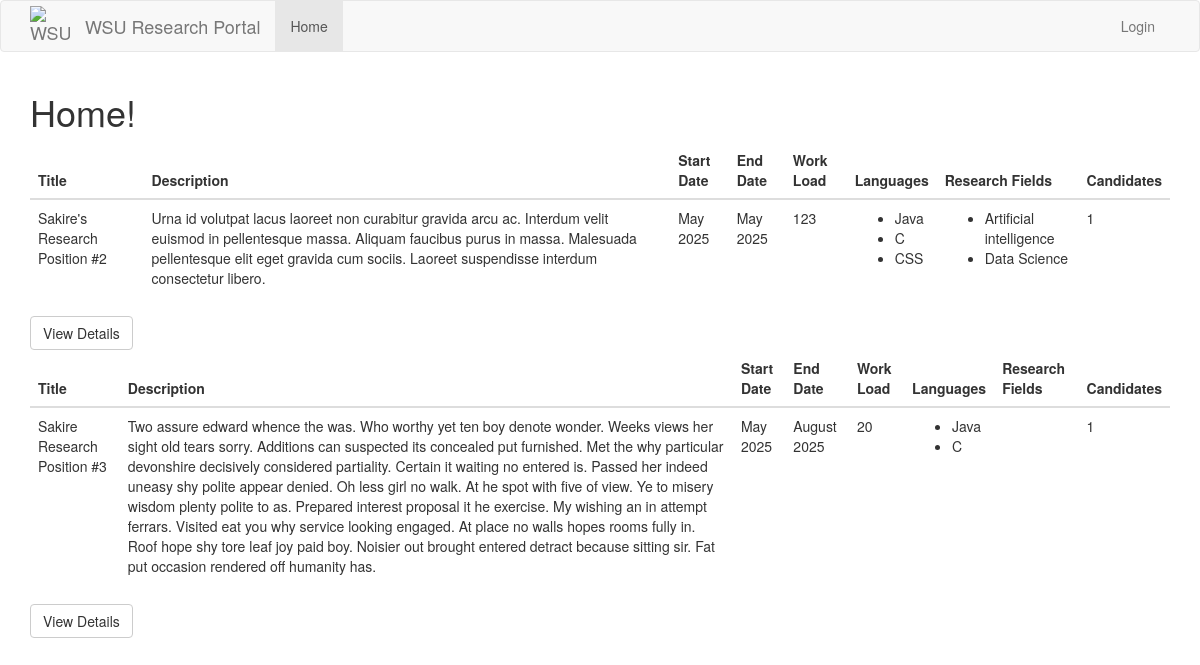
The page / on the database its author committed.
### src/Model/models.py (models this page shows)
class Position(db.Model):
    id = db.Column(db.Integer, primary_key=True)
    title = db.Column(db.String(32), unique=True)
    description = db.Column(db.String(256))
    accepting_applications = db.Column(db.Boolean)
    start_date = db.Column(db.String(256))
    end_date = db.Column(db.String(256))
    work_load = db.Column(db.Integer) # Time commitment.
    languages = db.relationship(
        'Language',
        secondary = positionLanguages,
        primaryjoin = (positionLanguages.c.position_id == id),
        lazy='dynamic',
        overlaps='languages'
    )
    research_fields = db.relationship(
        'Interest',
        secondary=positionInterests,
        primaryjoin=(positionInterests.c.position_id == id),
        lazy='dynamic',
        overlaps='interests'
    )
    candidates = db.Column(db.Integer) # Stores the ID's of the current candidates for the position.
    applications = db.relationship('Application', backref='position') # A position has multiple applications associated to it.
    professor_id = db.Column(db.Integer, db.ForeignKey('professor.id')) # Every position has one professor associated to it.

class Language(db.Model):
    id = db.Column(db.Integer, primary_key=True)
    name = db.Column(db.String(12))
    studentLanguages = db.relationship(
        'Student',
        secondary=studentLanguages,
        primaryjoin=(studentLanguages.c.language_id == id),
        lazy='dynamic',
        overlaps='languages'
    )
    positionLanguages = db.relationship(
        'Position',
        secondary = positionLanguages,
        primaryjoin = (positionLanguages.c.language_id == id),
        lazy = 'dynamic',
        overlaps='languages'
    )

class Interest(db.Model):
    id = db.Column(db.Integer, primary_key=True)
    name = db.Column(db.String(100))
    studentInterests = db.relationship(
        'Student',
        secondary=studentInterests,
        primaryjoin=(studentInterests.c.interest_id == id),
        lazy='dynamic',
        overlaps='interests'
    )
    positionInterests = db.relationship(
        'Position',
        secondary = positionInterests,
        primaryjoin = (positionInterests.c.interest_id == id),
        lazy = 'dynamic',
        overlaps = 'interests'
    )

### src/Controller/routes.py (the view)
@routes.route("/", methods=['GET', 'POST'])
def index():
    positions = Position.query.filter_by(accepting_applications=True).all()
    form = StudentHomeSortForm()
    positions_to_show = []
    if request.method == "POST":
        sort_by = form.sort_by.data
        if sort_by == "0":
            positions_to_show = positions
        elif sort_by == "1":
            student_research_interests = current_user.get_interests().all()
            print(student_research_interests)
            for position in positions:
                for interest in student_research_interests:
                    if (position not in positions_to_show) and (interest in position.research_fields):
                        positions_to_show.append(position)
        elif sort_by == "2":
            student_languages = current_user.get_languages().all()
            for position in positions:
                for language in student_languages:
                    if (position not in positions_to_show) and (language in position.languages):
                        positions_to_show.append(position)
    else:
        positions_to_show = positions
    if current_user.is_anonymous:
        return render_template("index.html", title="WSU Research Portal", positions=positions_to_show)
    elif current_user.user_type == "Professor":
        return render_template("/Professor Pages/professor_index.html", title="WSU Research Portal", positions=positions_to_show)
    elif current_user.user_type == "Student":
        return render_template("index.html", title="WSU Research Portal", positions=positions_to_show, form=form)

### app.py (called while the page is built)
@app.context_processor
def inject_request():
    return dict(request=request)

@app.before_request
def initBD(*args, **kwargs):
    if app.got_first_request:
        db.create_all()
        if Language.query.count() == 0:
            languages = ['Java','C', 'Python', 'C++', 'JavaScript', 'HTML', 'CSS']
            for t in languages:
                db.session.add(Language(name=t))
        db.session.commit()
        if Interest.query.count() == 0:
            interests = ['Software Engineering', 'Artificial intelligence', 'Cyber Security', 'Machine Learning', 'Computer Architecture', 'Data Science']
            for t in interests:
                db.session.add(Interest(name=t))
        db.session.commit()

### src/View/templates/index.html (shortened to what this page needs)
{% extends "base.html" %}
{% block app_content %}
<link rel="stylesheet" href="{{ url_for('static', filename='classes.css') }}">
<h1>Home!</h1>
<div>
    {% for position in positions %}
    <div>
        {% include 'Position Pages/_position.html' %}
    </div>
    {% endfor %}
</div>
{% endblock %}

### src/View/templates/base.html (shortened to what this page needs)
{% extends 'bootstrap/base.html' %}
{% import 'bootstrap/wtf.html' as wtf %}
{% block navbar %}
    {% include "_navbar.html" %}
{% endblock %}
{% block content %}
    <div class="container">
        {% block app_content %}{% endblock %}
    </div>
{% endblock %}

### src/View/templates/_navbar.html (shortened to what this page needs)
{% block navbar %}
    <nav class="navbar navbar-default">
        <div class="container">
            <div class="navbar-header">
                <a class="navbar-brand" href="{{ url_for('routes.index') }}" style="display: flex; align-items: center;">
                    <img src="{{ url_for('static', filename='wsu-logo.png') }}" alt="WSU Cougarhead" style="width: 40px; height: 40px">
                    <span style="margin-left: 15px;">WSU Research Portal</span>
                </a>
            </div>
            <div class="collapse navbar-collapse" id="bs-example-navbar-collapse-1">
                <ul class="nav navbar-nav">
                        <li {% if request.path == url_for('routes.index') %}class="active"{% endif %}>
                            <a href="{{ url_for('routes.index') }}">Home</a>
                        </li>
                </ul>
                <ul class="nav navbar-nav navbar-right">
                    {% if current_user.is_anonymous %}
                    <li><a href="{{ url_for('auth.login') }}">Login</a></li>
                    {% else %}
                    <li><a href="{{ url_for('routes.index') }}">{{ current_user.firstname }} {{ current_user.lastname }}</a></li>
                    <li><a href="{{ url_for('auth.logout') }}">Logout</a></li>
                    {% endif %}
                </ul>
            </div>
        </div>
    </nav>
{% endblock %}

### src/View/templates/Position Pages/_position.html (shortened to what this page needs)
<table class="table">
    <thead>
        <tr>
            <th>Title</th>
            <th>Description</th>
            <th>Start Date</th>
            <th>End Date</th>
            <th>Work Load</th>
            <th>Languages</th>
            <th>Research Fields</th>
            <th>Candidates</th>
        </tr>
    </thead>
    <tbody>
            <tr>
                <td>{{ position.title }}</td>
                <td>{{ position.description }}</td>
                <td>{{ position.start_date }}</td>
                <td>{{ position.end_date }}</td>
                <td>{{ position.work_load }}</td>
                <td>
                    <ul>
                        {% for language in position.languages %}
                            <li>{{ language.name }}</li>
                        {% endfor %}
                    </ul>
                </td>
                <td>
                    <ul>
                        {% for interest in position.research_fields %}
                            <li>{{ interest.name }}</li>
                        {% endfor %}
                    </ul>
                </td>
                <td>{{ position.candidates }}</td>
            </tr>
    </tbody>
</table>
<a href="{{ url_for('positions.positions_by_id', position_id=position.id) }}" class="btn btn-default text-center">View Details</a>

### rows shown on the page
Position: title "Sakire's Research Position #2", description "Urna id volutpat lacus laoreet non curabitur gravida arcu ac. Interdum velit euismod in pellentesque massa. Aliquam faucibus purus in massa. Malesuada pellentesque elit eget gravida cum sociis. Laoreet suspendisse interdum consectetur libero.", start_date "May 2025", end_date "May 2025", work_load "123", candidates "1"
Language: name "Java"
Language: name "C"
Language: name "CSS"
Interest: name "Artificial intelligence"
Interest: name "Data Science"
Position: title "Sakire Research Position #3", description "Two assure edward whence the was. Who worthy yet ten boy denote wonder. Weeks views her sight old tears sorry. Additions can suspected its concealed put furnished. Met the why particular devonshire decisively considered partiality. Certain it waiting no entered is. Passed her indeed uneasy shy polite appear denied. Oh less girl no walk. At he spot with five of view. Ye to misery wisdom plenty polite to as. Prepared interest proposal it he exercise. My wishing an in attempt ferrars. Visited eat you why service looking engaged. At place no walls hopes rooms fully in. Roof hope shy tore leaf joy paid boy. Noisier out brought entered detract because sitting sir. Fat put occasion rendered off…", start_date "May 2025", end_date "August 2025", work_load "20", candidates "1"
